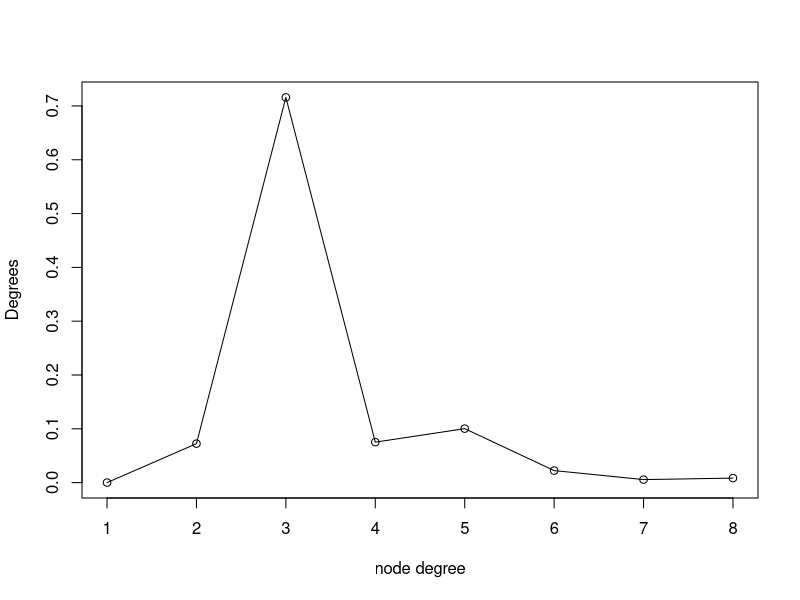
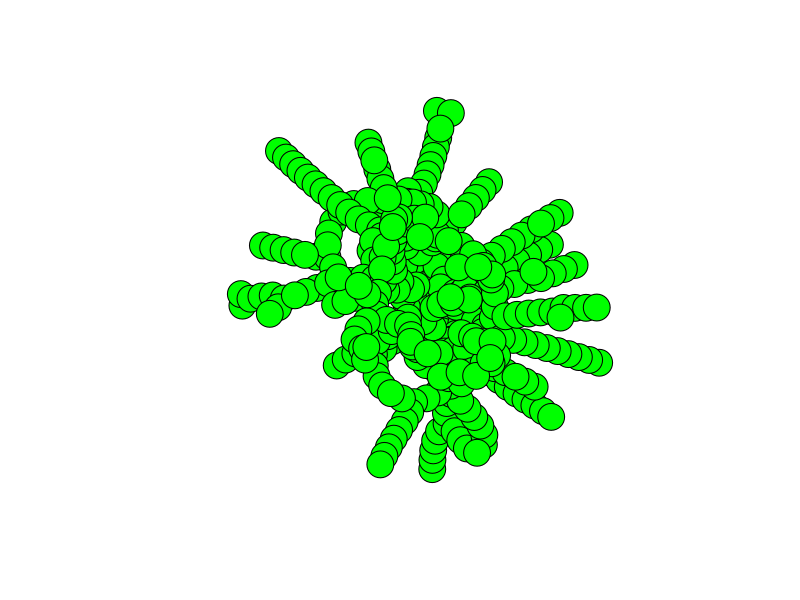
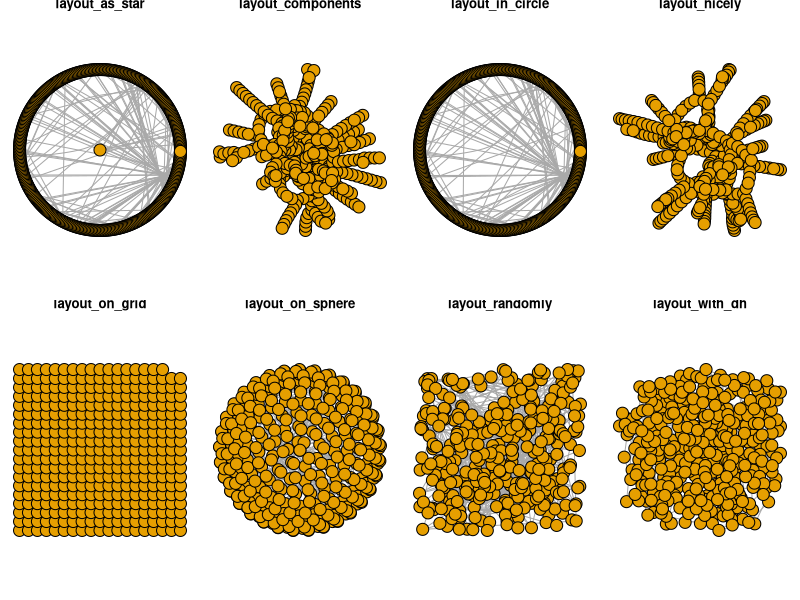
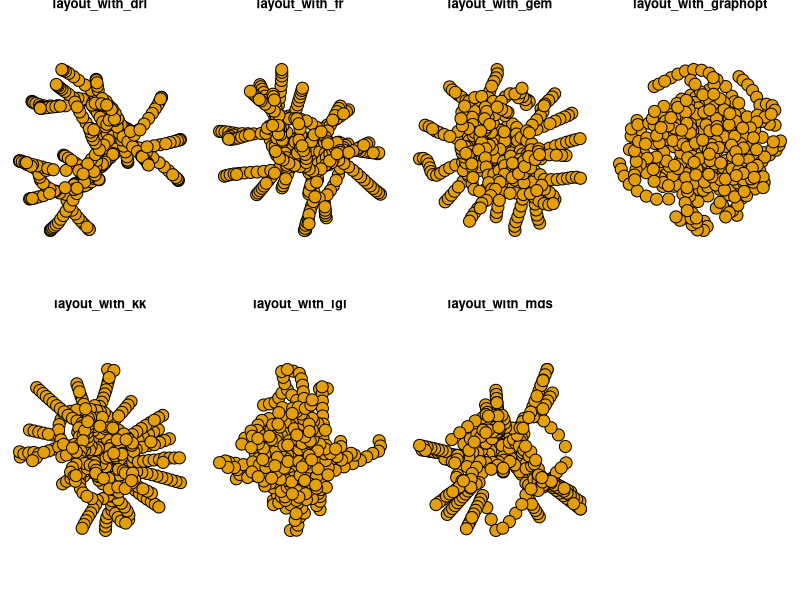

Here is the R script that generated these plots, in order: (Note: this script raises an error after producing the figures.)
## ---- chunk 1
library('igraph')
london_metro = read.csv('london_tube.txt',header=F, sep='\t')
data = subset(london_metro, select=c(V1,V2))
names(data) = c('source1','destination1')
## ---- chunk 2
metro_graph = graph.data.frame(d = data, directed = TRUE)
plot(degree.distribution(metro_graph), xlab="node degree",ylab="Degrees")
lines(degree.distribution(metro_graph))
## ---- chunk 3
diameter(metro_graph)
transitivity(metro_graph)
## ---- chunk 4
plot.igraph(metro_graph, vertex.label = NA, layout=layout_with_kk, vertex.color="green")
## ---- chunk 5
layouts <- grep("^layout_", ls("package:igraph"), value=TRUE)[-1] 
layouts <- layouts[!grepl("bipartite|merge|norm|sugiyama|tree", layouts)]
par(mfrow=c(2,4), mar=c(0.5,0.5,0.5,0.5))
for (layout in layouts) {
  l <- do.call(layout, list(metro_graph)) 
  plot(metro_graph, edge.arrow.mode=0, layout=l, main=layout, vertex.label = NA) }
## ---- chunk 6
lec = leading.eigenvector.community(metro_graph)
plot(fg, df.g, vertex.label = NA)
mc = multilevel.community(metro_graph)
plot(mc, df.g, vertex.label = NA)
oc = optimal.community(metro_graph)
plot(oc, df.g, vertex.label = NA)
